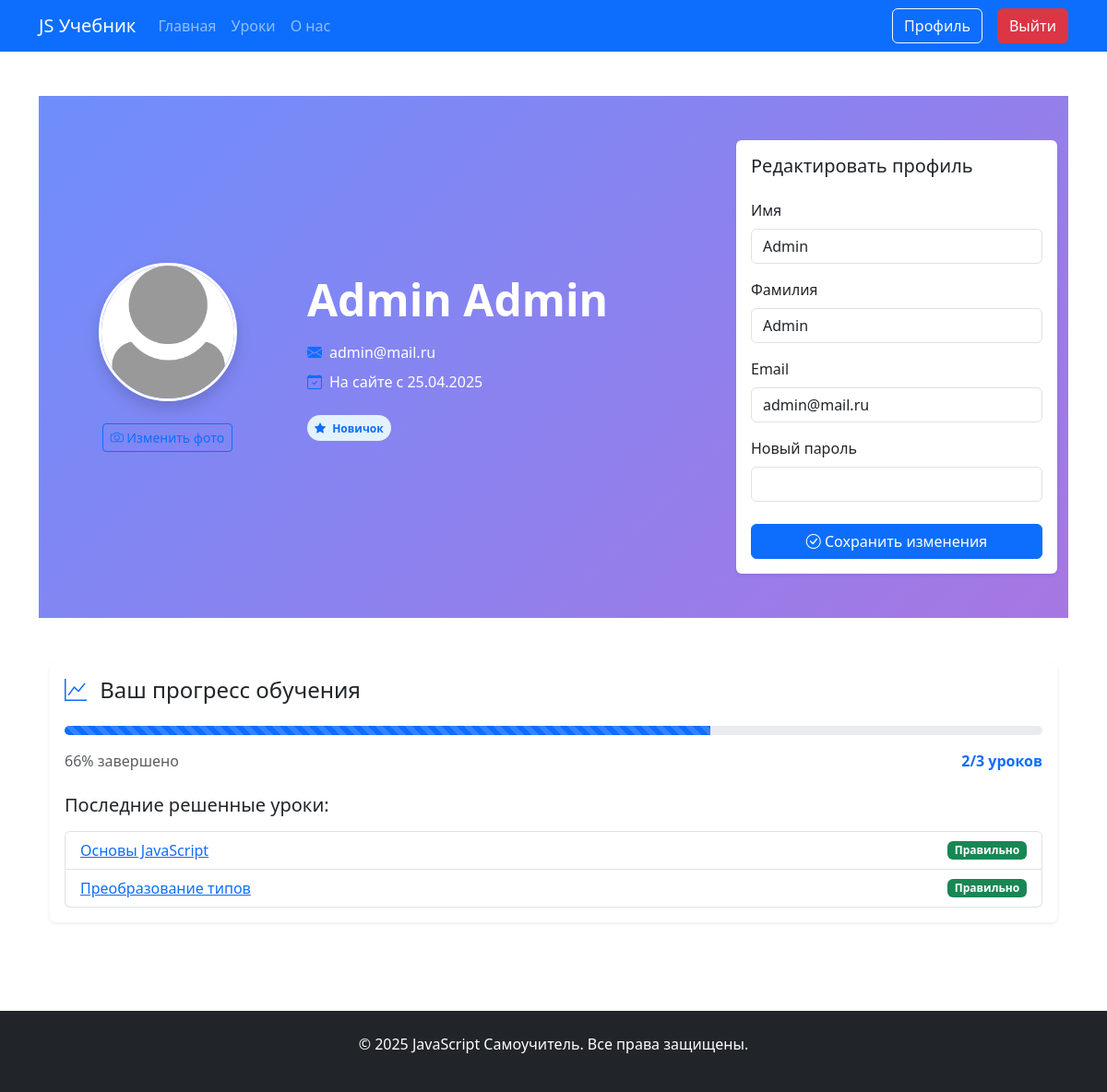
The app's page /profile (signed in), older data.
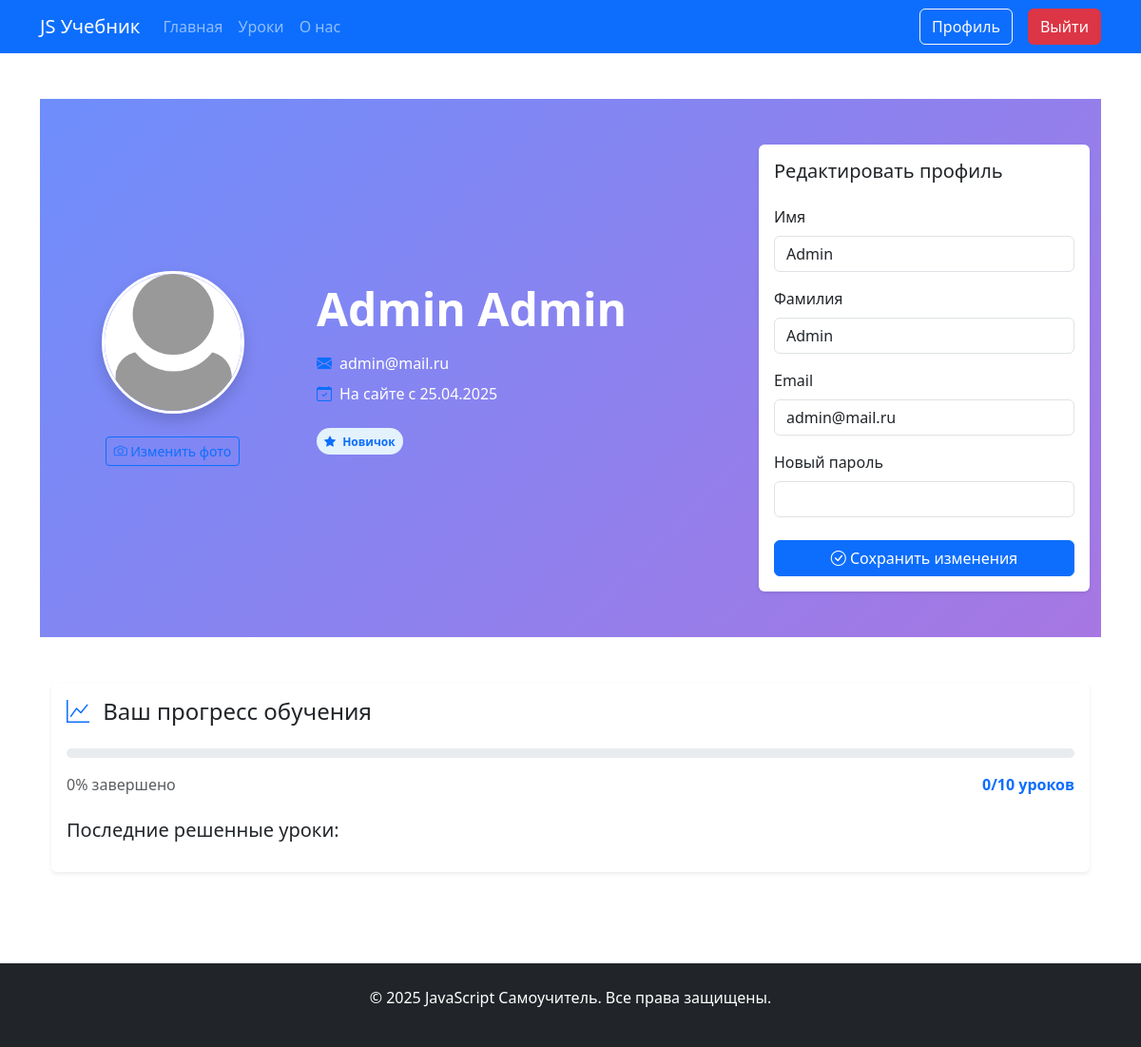
The same page, newer data.
### app.py (models this page shows, shortened)
class UserSolution(db.Model):
    id = db.Column(db.Integer, primary_key=True)
    user_id = db.Column(db.Integer, db.ForeignKey('users.id'))
    lesson_id = db.Column(db.Integer, db.ForeignKey('lesson.id'))
    code = db.Column(db.Text)
    submitted_at = db.Column(db.DateTime, default=datetime.now)
    is_correct = db.Column(db.Boolean)

class Lesson(db.Model):
    id = db.Column(db.Integer, primary_key=True)
    title = db.Column(db.String(100), nullable=False)
    description = db.Column(db.String(100), nullable=False)
    content = db.Column(db.Text, nullable=False)
    task = db.Column(db.Text, nullable=False)
    solution = db.Column(db.Text, nullable=False)
    userSolution = db.relationship('UserSolution', backref='lesson', lazy=True)

### app.py (the view)
@app.route('/profile', methods=['GET', 'POST'])
def profile():
    if not 'name' in session:
        abort(401)
    user_id = Users.query.filter_by(email=session['name']).first().id
    total_lessons = Lesson.query.count()
    completed_lessons = UserSolution.query.filter_by(
        user_id=user_id,
        is_correct=True
    ).distinct(UserSolution.lesson_id).count()
    progress_percent = int((completed_lessons / total_lessons) * 100) if total_lessons > 0 else 0
    recent_solutions = UserSolution.query.filter_by(user_id=user_id).join(Lesson).all()
    return render_template("profile.html",
                         progress_percent=progress_percent,
                         completed_lessons=completed_lessons,
                         total_lessons=total_lessons,recent_solutions=recent_solutions)

### app.py (called while the page is built)
@app.context_processor
def inject_user():
    def get_user_name():
        if 'name' in session:
            return Users.query.filter_by(email=session['name']).first()
    return dict(active_user=get_user_name())

### templates/profile.html (shortened to what the changed rows need)
{% extends 'base.html' %}
{% block main %}
<div class="profile-header py-5 bg-light">
    <div class="container">
        <div class="row align-items-center">
            <div class="col-md-5">
                <h1 class="display-5 fw-bold mb-3">{{ active_user.name }} {{ active_user.surname }}</h1>
            </div>
        </div>
    </div>
</div>
<div class="container my-5">
    <div class="row">
        <div class="col-lg-12 mx-auto">
            <div class="card border-0 shadow-sm">
                <div class="card-body">
                    <div class="progress mb-3" style="height: 10px;">
                        <div class="progress-bar bg-primary progress-bar-striped progress-bar-animated"
                             role="progressbar"
                             style="width: {{ progress_percent }}%;"
                             aria-valuenow="{{ progress_percent }}"
                             aria-valuemin="0"
                             aria-valuemax="100"></div>
                    </div>
                    <div class="d-flex justify-content-between mb-3">
                        <span class="text-muted">{{ progress_percent }}% завершено</span>
                        <span class="text-primary fw-bold">{{ completed_lessons }}/{{ total_lessons }} уроков</span>
                    </div>
                    <div class="mt-4">
                        <ul class="list-group">
                            {% for solution in recent_solutions %}
                            <li class="list-group-item d-flex justify-content-between align-items-center">
                                 <a href="/lesson/{{solution.lesson.id}}">{{ solution.lesson.title }}</a>
                                <span class="badge bg-{{ 'success' if solution.is_correct else 'danger' }}">
                                    {{ 'Правильно' if solution.is_correct else 'Неправильно' }}
                                </span>
                            </li>
                            {% endfor %}
                        </ul>
                    </div>
                </div>
            </div>
        </div>
    </div>
</div>
{% endblock %}

Row changes from the older to the newer data that the page shows:
removed UserSolution: lesson "Основы JavaScript", is_correct "Правильно"
removed UserSolution: lesson "Преобразование типов", is_correct "Правильно"
Text that changed along with them:
{{ progress_percent }}: "66" → "0"
{{ completed_lessons }}: "2" → "0"
{{ total_lessons }}: "3" → "10"
